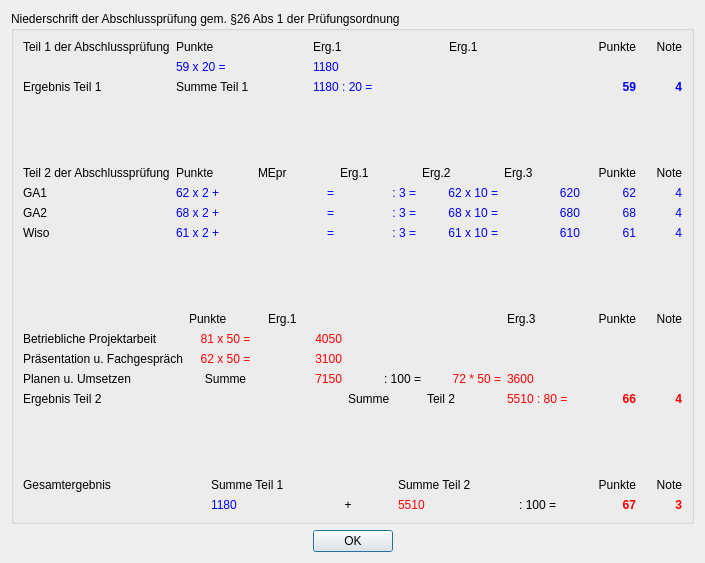
<?xml version="1.0" encoding="UTF-8"?>
<ui version="4.0">
 <class>Ihk</class>
 <widget class="QDialog" name="Ihk">
  <property name="geometry">
   <rect>
    <x>0</x>
    <y>0</y>
    <width>705</width>
    <height>563</height>
   </rect>
  </property>
  <property name="windowTitle">
   <string>IHK Seite</string>
  </property>
  <layout class="QVBoxLayout" name="verticalLayout_2">
   <item>
    <widget class="QGroupBox" name="groupBox">
     <property name="title">
      <string>Niederschrift der Abschlussprüfung gem. §26 Abs 1 der Prüfungsordnung</string>
     </property>
     <layout class="QVBoxLayout" name="verticalLayout">
      <item>
       <layout class="QGridLayout" name="gridLayout">
        <item row="3" column="2">
         <widget class="QLabel" name="label_l21">
          <property name="styleSheet">
           <string notr="true">QLabel { color : blue; }</string>
          </property>
          <property name="text">
           <string>1180 : 20 =</string>
          </property>
          <property name="alignment">
           <set>Qt::AlignLeading|Qt::AlignLeft|Qt::AlignVCenter</set>
          </property>
         </widget>
        </item>
        <item row="1" column="1">
         <widget class="QLabel" name="label_11">
          <property name="text">
           <string>Punkte</string>
          </property>
         </widget>
        </item>
        <item row="1" column="5">
         <widget class="QLabel" name="label_15">
          <property name="sizePolicy">
           <sizepolicy hsizetype="Preferred" vsizetype="Preferred">
            <horstretch>0</horstretch>
            <verstretch>0</verstretch>
           </sizepolicy>
          </property>
          <property name="minimumSize">
           <size>
            <width>40</width>
            <height>0</height>
           </size>
          </property>
          <property name="maximumSize">
           <size>
            <width>40</width>
            <height>16777215</height>
           </size>
          </property>
          <property name="text">
           <string>Note</string>
          </property>
          <property name="alignment">
           <set>Qt::AlignRight|Qt::AlignTrailing|Qt::AlignVCenter</set>
          </property>
         </widget>
        </item>
        <item row="3" column="5">
         <widget class="QLabel" name="label_l23">
          <property name="font">
           <font>
            <bold>true</bold>
           </font>
          </property>
          <property name="styleSheet">
           <string notr="true">QLabel { color : blue; }</string>
          </property>
          <property name="text">
           <string>4</string>
          </property>
          <property name="alignment">
           <set>Qt::AlignRight|Qt::AlignTrailing|Qt::AlignVCenter</set>
          </property>
         </widget>
        </item>
        <item row="1" column="0">
         <widget class="QLabel" name="label_7">
          <property name="font">
           <font>
            <bold>false</bold>
           </font>
          </property>
          <property name="text">
           <string>Teil 1 der Abschlussprüfung</string>
          </property>
         </widget>
        </item>
        <item row="1" column="4">
         <widget class="QLabel" name="label_14">
          <property name="sizePolicy">
           <sizepolicy hsizetype="Preferred" vsizetype="Preferred">
            <horstretch>0</horstretch>
            <verstretch>0</verstretch>
           </sizepolicy>
          </property>
          <property name="minimumSize">
           <size>
            <width>50</width>
            <height>0</height>
           </size>
          </property>
          <property name="maximumSize">
           <size>
            <width>50</width>
            <height>16777215</height>
           </size>
          </property>
          <property name="text">
           <string>Punkte</string>
          </property>
          <property name="alignment">
           <set>Qt::AlignRight|Qt::AlignTrailing|Qt::AlignVCenter</set>
          </property>
         </widget>
        </item>
        <item row="2" column="2">
         <widget class="QLabel" name="label_l12">
          <property name="styleSheet">
           <string notr="true">QLabel { color : blue; }</string>
          </property>
          <property name="text">
           <string>1180</string>
          </property>
         </widget>
        </item>
        <item row="1" column="2">
         <widget class="QLabel" name="label_12">
          <property name="text">
           <string>Erg.1</string>
          </property>
         </widget>
        </item>
        <item row="3" column="0">
         <widget class="QLabel" name="label">
          <property name="text">
           <string>Ergebnis Teil 1</string>
          </property>
         </widget>
        </item>
        <item row="3" column="1">
         <widget class="QLabel" name="label_18">
          <property name="text">
           <string>Summe Teil 1</string>
          </property>
         </widget>
        </item>
        <item row="3" column="4">
         <widget class="QLabel" name="label_l22">
          <property name="font">
           <font>
            <bold>true</bold>
           </font>
          </property>
          <property name="styleSheet">
           <string notr="true">QLabel { color : blue; }</string>
          </property>
          <property name="text">
           <string>59</string>
          </property>
          <property name="alignment">
           <set>Qt::AlignRight|Qt::AlignTrailing|Qt::AlignVCenter</set>
          </property>
         </widget>
        </item>
        <item row="1" column="3">
         <widget class="QLabel" name="label_13">
          <property name="text">
           <string>Erg.1</string>
          </property>
         </widget>
        </item>
        <item row="2" column="1">
         <widget class="QLabel" name="label_l11">
          <property name="styleSheet">
           <string notr="true">QLabel { color : blue; }</string>
          </property>
          <property name="text">
           <string>59 x 20 =</string>
          </property>
         </widget>
        </item>
       </layout>
      </item>
      <item>
       <spacer name="verticalSpacer">
        <property name="orientation">
         <enum>Qt::Vertical</enum>
        </property>
        <property name="sizeHint" stdset="0">
         <size>
          <width>20</width>
          <height>40</height>
         </size>
        </property>
       </spacer>
      </item>
      <item>
       <layout class="QGridLayout" name="gridLayout_2">
        <item row="1" column="6">
         <widget class="QLabel" name="label_25">
          <property name="minimumSize">
           <size>
            <width>50</width>
            <height>0</height>
           </size>
          </property>
          <property name="maximumSize">
           <size>
            <width>50</width>
            <height>16777215</height>
           </size>
          </property>
          <property name="text">
           <string>Punkte</string>
          </property>
          <property name="alignment">
           <set>Qt::AlignRight|Qt::AlignTrailing|Qt::AlignVCenter</set>
          </property>
         </widget>
        </item>
        <item row="1" column="0">
         <widget class="QLabel" name="label_27">
          <property name="font">
           <font>
            <bold>false</bold>
           </font>
          </property>
          <property name="text">
           <string>Teil 2 der Abschlussprüfung</string>
          </property>
         </widget>
        </item>
        <item row="2" column="1">
         <widget class="QLabel" name="label_l31">
          <property name="styleSheet">
           <string notr="true">QLabel { color : blue; }</string>
          </property>
          <property name="text">
           <string>62 x 2 +</string>
          </property>
         </widget>
        </item>
        <item row="3" column="6">
         <widget class="QLabel" name="label_31">
          <property name="styleSheet">
           <string notr="true">QLabel { color : blue; }</string>
          </property>
          <property name="text">
           <string>68</string>
          </property>
          <property name="alignment">
           <set>Qt::AlignRight|Qt::AlignTrailing|Qt::AlignVCenter</set>
          </property>
         </widget>
        </item>
        <item row="2" column="2">
         <widget class="QLabel" name="label_35">
          <property name="styleSheet">
           <string notr="true">QLabel { color : blue; }</string>
          </property>
          <property name="text">
           <string>=</string>
          </property>
          <property name="alignment">
           <set>Qt::AlignRight|Qt::AlignTrailing|Qt::AlignVCenter</set>
          </property>
         </widget>
        </item>
        <item row="1" column="4">
         <widget class="QLabel" name="label_23">
          <property name="text">
           <string>Erg.2</string>
          </property>
         </widget>
        </item>
        <item row="3" column="7">
         <widget class="QLabel" name="label_32">
          <property name="styleSheet">
           <string notr="true">QLabel { color : blue; }</string>
          </property>
          <property name="text">
           <string>4</string>
          </property>
          <property name="alignment">
           <set>Qt::AlignRight|Qt::AlignTrailing|Qt::AlignVCenter</set>
          </property>
         </widget>
        </item>
        <item row="2" column="3">
         <widget class="QLabel" name="label_21">
          <property name="styleSheet">
           <string notr="true">QLabel { color : blue; }</string>
          </property>
          <property name="text">
           <string> : 3 =</string>
          </property>
          <property name="alignment">
           <set>Qt::AlignRight|Qt::AlignTrailing|Qt::AlignVCenter</set>
          </property>
         </widget>
        </item>
        <item row="1" column="7">
         <widget class="QLabel" name="label_24">
          <property name="minimumSize">
           <size>
            <width>40</width>
            <height>0</height>
           </size>
          </property>
          <property name="maximumSize">
           <size>
            <width>40</width>
            <height>16777215</height>
           </size>
          </property>
          <property name="text">
           <string>Note</string>
          </property>
          <property name="alignment">
           <set>Qt::AlignRight|Qt::AlignTrailing|Qt::AlignVCenter</set>
          </property>
         </widget>
        </item>
        <item row="3" column="0">
         <widget class="QLabel" name="label_33">
          <property name="text">
           <string>GA2</string>
          </property>
         </widget>
        </item>
        <item row="1" column="5">
         <widget class="QLabel" name="label_34">
          <property name="text">
           <string>Erg.3</string>
          </property>
         </widget>
        </item>
        <item row="1" column="3">
         <widget class="QLabel" name="label_22">
          <property name="text">
           <string>Erg.1</string>
          </property>
         </widget>
        </item>
        <item row="2" column="0">
         <widget class="QLabel" name="label_36">
          <property name="text">
           <string>GA1</string>
          </property>
         </widget>
        </item>
        <item row="1" column="1">
         <widget class="QLabel" name="label_28">
          <property name="text">
           <string>Punkte</string>
          </property>
         </widget>
        </item>
        <item row="1" column="2">
         <widget class="QLabel" name="label_6">
          <property name="text">
           <string>MEpr</string>
          </property>
         </widget>
        </item>
        <item row="4" column="0">
         <widget class="QLabel" name="label_37">
          <property name="text">
           <string>Wiso</string>
          </property>
         </widget>
        </item>
        <item row="3" column="1">
         <widget class="QLabel" name="label_l41">
          <property name="styleSheet">
           <string notr="true">QLabel { color : blue; }</string>
          </property>
          <property name="text">
           <string>68 x 2 +</string>
          </property>
         </widget>
        </item>
        <item row="4" column="1">
         <widget class="QLabel" name="label_l51">
          <property name="styleSheet">
           <string notr="true">QLabel { color : blue; }</string>
          </property>
          <property name="text">
           <string>61 x 2 +</string>
          </property>
         </widget>
        </item>
        <item row="3" column="3">
         <widget class="QLabel" name="label_30">
          <property name="styleSheet">
           <string notr="true">QLabel { color : blue; }</string>
          </property>
          <property name="text">
           <string> : 3 =</string>
          </property>
          <property name="alignment">
           <set>Qt::AlignRight|Qt::AlignTrailing|Qt::AlignVCenter</set>
          </property>
         </widget>
        </item>
        <item row="4" column="3">
         <widget class="QLabel" name="label_39">
          <property name="styleSheet">
           <string notr="true">QLabel { color : blue; }</string>
          </property>
          <property name="text">
           <string> : 3 =</string>
          </property>
          <property name="alignment">
           <set>Qt::AlignRight|Qt::AlignTrailing|Qt::AlignVCenter</set>
          </property>
         </widget>
        </item>
        <item row="3" column="2">
         <widget class="QLabel" name="label_40">
          <property name="styleSheet">
           <string notr="true">QLabel { color : blue; }</string>
          </property>
          <property name="text">
           <string>=</string>
          </property>
          <property name="alignment">
           <set>Qt::AlignRight|Qt::AlignTrailing|Qt::AlignVCenter</set>
          </property>
         </widget>
        </item>
        <item row="4" column="2">
         <widget class="QLabel" name="label_41">
          <property name="styleSheet">
           <string notr="true">QLabel { color : blue; }</string>
          </property>
          <property name="text">
           <string>=</string>
          </property>
          <property name="alignment">
           <set>Qt::AlignRight|Qt::AlignTrailing|Qt::AlignVCenter</set>
          </property>
         </widget>
        </item>
        <item row="2" column="4">
         <widget class="QLabel" name="label_42">
          <property name="styleSheet">
           <string notr="true">QLabel { color : blue; }</string>
          </property>
          <property name="text">
           <string> 62 x 10 =</string>
          </property>
          <property name="alignment">
           <set>Qt::AlignRight|Qt::AlignTrailing|Qt::AlignVCenter</set>
          </property>
         </widget>
        </item>
        <item row="3" column="4">
         <widget class="QLabel" name="label_43">
          <property name="styleSheet">
           <string notr="true">QLabel { color : blue; }</string>
          </property>
          <property name="text">
           <string>68 x 10 =</string>
          </property>
          <property name="alignment">
           <set>Qt::AlignRight|Qt::AlignTrailing|Qt::AlignVCenter</set>
          </property>
         </widget>
        </item>
        <item row="4" column="4">
         <widget class="QLabel" name="label_44">
          <property name="styleSheet">
           <string notr="true">QLabel { color : blue; }</string>
          </property>
          <property name="text">
           <string>61 x 10 =</string>
          </property>
          <property name="alignment">
           <set>Qt::AlignRight|Qt::AlignTrailing|Qt::AlignVCenter</set>
          </property>
         </widget>
        </item>
        <item row="2" column="5">
         <widget class="QLabel" name="label_45">
          <property name="styleSheet">
           <string notr="true">QLabel { color : blue; }</string>
          </property>
          <property name="text">
           <string>620</string>
          </property>
          <property name="alignment">
           <set>Qt::AlignRight|Qt::AlignTrailing|Qt::AlignVCenter</set>
          </property>
         </widget>
        </item>
        <item row="3" column="5">
         <widget class="QLabel" name="label_46">
          <property name="styleSheet">
           <string notr="true">QLabel { color : blue; }</string>
          </property>
          <property name="text">
           <string>680</string>
          </property>
          <property name="alignment">
           <set>Qt::AlignRight|Qt::AlignTrailing|Qt::AlignVCenter</set>
          </property>
         </widget>
        </item>
        <item row="4" column="5">
         <widget class="QLabel" name="label_47">
          <property name="styleSheet">
           <string notr="true">QLabel { color : blue; }</string>
          </property>
          <property name="text">
           <string>610</string>
          </property>
          <property name="alignment">
           <set>Qt::AlignRight|Qt::AlignTrailing|Qt::AlignVCenter</set>
          </property>
         </widget>
        </item>
        <item row="2" column="6">
         <widget class="QLabel" name="label_48">
          <property name="styleSheet">
           <string notr="true">QLabel { color : blue; }</string>
          </property>
          <property name="text">
           <string>62</string>
          </property>
          <property name="alignment">
           <set>Qt::AlignRight|Qt::AlignTrailing|Qt::AlignVCenter</set>
          </property>
         </widget>
        </item>
        <item row="4" column="6">
         <widget class="QLabel" name="label_49">
          <property name="styleSheet">
           <string notr="true">QLabel { color : blue; }</string>
          </property>
          <property name="text">
           <string>61</string>
          </property>
          <property name="alignment">
           <set>Qt::AlignRight|Qt::AlignTrailing|Qt::AlignVCenter</set>
          </property>
         </widget>
        </item>
        <item row="2" column="7">
         <widget class="QLabel" name="label_50">
          <property name="styleSheet">
           <string notr="true">QLabel { color : blue; }</string>
          </property>
          <property name="text">
           <string>4</string>
          </property>
          <property name="alignment">
           <set>Qt::AlignRight|Qt::AlignTrailing|Qt::AlignVCenter</set>
          </property>
         </widget>
        </item>
        <item row="4" column="7">
         <widget class="QLabel" name="label_51">
          <property name="styleSheet">
           <string notr="true">QLabel { color : blue; }</string>
          </property>
          <property name="text">
           <string>4</string>
          </property>
          <property name="alignment">
           <set>Qt::AlignRight|Qt::AlignTrailing|Qt::AlignVCenter</set>
          </property>
         </widget>
        </item>
       </layout>
      </item>
      <item>
       <spacer name="verticalSpacer_2">
        <property name="orientation">
         <enum>Qt::Vertical</enum>
        </property>
        <property name="sizeHint" stdset="0">
         <size>
          <width>20</width>
          <height>40</height>
         </size>
        </property>
       </spacer>
      </item>
      <item>
       <layout class="QGridLayout" name="gridLayout_3">
        <item row="4" column="5">
         <widget class="QLabel" name="label_8">
          <property name="styleSheet">
           <string notr="true">QLabel { color : red; }</string>
          </property>
          <property name="text">
           <string>3600</string>
          </property>
         </widget>
        </item>
        <item row="2" column="2">
         <widget class="QLabel" name="label_59">
          <property name="styleSheet">
           <string notr="true">QLabel { color : red; }</string>
          </property>
          <property name="text">
           <string>4050</string>
          </property>
          <property name="alignment">
           <set>Qt::AlignRight|Qt::AlignTrailing|Qt::AlignVCenter</set>
          </property>
         </widget>
        </item>
        <item row="3" column="3">
         <widget class="QLabel" name="label_74">
          <property name="text">
           <string/>
          </property>
          <property name="alignment">
           <set>Qt::AlignRight|Qt::AlignTrailing|Qt::AlignVCenter</set>
          </property>
         </widget>
        </item>
        <item row="1" column="6">
         <widget class="QLabel" name="label_52">
          <property name="minimumSize">
           <size>
            <width>50</width>
            <height>0</height>
           </size>
          </property>
          <property name="maximumSize">
           <size>
            <width>50</width>
            <height>16777215</height>
           </size>
          </property>
          <property name="text">
           <string>Punkte</string>
          </property>
          <property name="alignment">
           <set>Qt::AlignRight|Qt::AlignTrailing|Qt::AlignVCenter</set>
          </property>
         </widget>
        </item>
        <item row="5" column="3">
         <widget class="QLabel" name="label_3">
          <property name="text">
           <string>Summe</string>
          </property>
         </widget>
        </item>
        <item row="5" column="4">
         <widget class="QLabel" name="label_4">
          <property name="text">
           <string>Teil 2</string>
          </property>
         </widget>
        </item>
        <item row="3" column="4">
         <widget class="QLabel" name="label_77">
          <property name="text">
           <string/>
          </property>
          <property name="alignment">
           <set>Qt::AlignRight|Qt::AlignTrailing|Qt::AlignVCenter</set>
          </property>
         </widget>
        </item>
        <item row="4" column="4">
         <widget class="QLabel" name="label_78">
          <property name="styleSheet">
           <string notr="true">QLabel { color : red; }</string>
          </property>
          <property name="text">
           <string>72 * 50 =</string>
          </property>
          <property name="alignment">
           <set>Qt::AlignRight|Qt::AlignTrailing|Qt::AlignVCenter</set>
          </property>
         </widget>
        </item>
        <item row="3" column="2">
         <widget class="QLabel" name="label_69">
          <property name="styleSheet">
           <string notr="true">QLabel { color : red; }</string>
          </property>
          <property name="text">
           <string>3100</string>
          </property>
          <property name="alignment">
           <set>Qt::AlignRight|Qt::AlignTrailing|Qt::AlignVCenter</set>
          </property>
         </widget>
        </item>
        <item row="1" column="1">
         <widget class="QLabel" name="label_65">
          <property name="text">
           <string>Punkte</string>
          </property>
         </widget>
        </item>
        <item row="2" column="1">
         <widget class="QLabel" name="label_54">
          <property name="styleSheet">
           <string notr="true">QLabel { color : red; }</string>
          </property>
          <property name="text">
           <string>81 x 50 =</string>
          </property>
          <property name="alignment">
           <set>Qt::AlignCenter</set>
          </property>
         </widget>
        </item>
        <item row="1" column="4">
         <widget class="QLabel" name="label_62">
          <property name="text">
           <string/>
          </property>
         </widget>
        </item>
        <item row="3" column="7">
         <widget class="QLabel" name="label_58">
          <property name="text">
           <string/>
          </property>
          <property name="alignment">
           <set>Qt::AlignRight|Qt::AlignTrailing|Qt::AlignVCenter</set>
          </property>
         </widget>
        </item>
        <item row="2" column="0">
         <widget class="QLabel" name="label_53">
          <property name="font">
           <font>
            <bold>false</bold>
           </font>
          </property>
          <property name="text">
           <string>Betriebliche Projektarbeit</string>
          </property>
         </widget>
        </item>
        <item row="4" column="7">
         <widget class="QLabel" name="label_82">
          <property name="text">
           <string/>
          </property>
          <property name="alignment">
           <set>Qt::AlignRight|Qt::AlignTrailing|Qt::AlignVCenter</set>
          </property>
         </widget>
        </item>
        <item row="4" column="1">
         <widget class="QLabel" name="label_68">
          <property name="text">
           <string>Summe</string>
          </property>
          <property name="alignment">
           <set>Qt::AlignCenter</set>
          </property>
         </widget>
        </item>
        <item row="1" column="5">
         <widget class="QLabel" name="label_5">
          <property name="text">
           <string>Erg.3</string>
          </property>
         </widget>
        </item>
        <item row="1" column="2">
         <widget class="QLabel" name="label_63">
          <property name="text">
           <string>Erg.1</string>
          </property>
         </widget>
        </item>
        <item row="3" column="0">
         <widget class="QLabel" name="label_64">
          <property name="text">
           <string>Präsentation u. Fachgespräch</string>
          </property>
         </widget>
        </item>
        <item row="4" column="2">
         <widget class="QLabel" name="label_70">
          <property name="styleSheet">
           <string notr="true">QLabel { color : red; }</string>
          </property>
          <property name="text">
           <string>7150</string>
          </property>
          <property name="alignment">
           <set>Qt::AlignRight|Qt::AlignTrailing|Qt::AlignVCenter</set>
          </property>
         </widget>
        </item>
        <item row="2" column="6">
         <widget class="QLabel" name="label_79">
          <property name="text">
           <string/>
          </property>
          <property name="alignment">
           <set>Qt::AlignRight|Qt::AlignTrailing|Qt::AlignVCenter</set>
          </property>
         </widget>
        </item>
        <item row="5" column="7">
         <widget class="QLabel" name="label_56">
          <property name="font">
           <font>
            <bold>true</bold>
           </font>
          </property>
          <property name="styleSheet">
           <string notr="true">QLabel { color : red; }</string>
          </property>
          <property name="text">
           <string>4</string>
          </property>
          <property name="alignment">
           <set>Qt::AlignRight|Qt::AlignTrailing|Qt::AlignVCenter</set>
          </property>
         </widget>
        </item>
        <item row="3" column="6">
         <widget class="QLabel" name="label_55">
          <property name="text">
           <string/>
          </property>
          <property name="alignment">
           <set>Qt::AlignRight|Qt::AlignTrailing|Qt::AlignVCenter</set>
          </property>
         </widget>
        </item>
        <item row="1" column="7">
         <widget class="QLabel" name="label_60">
          <property name="minimumSize">
           <size>
            <width>40</width>
            <height>0</height>
           </size>
          </property>
          <property name="maximumSize">
           <size>
            <width>40</width>
            <height>16777215</height>
           </size>
          </property>
          <property name="text">
           <string>Note</string>
          </property>
          <property name="alignment">
           <set>Qt::AlignRight|Qt::AlignTrailing|Qt::AlignVCenter</set>
          </property>
         </widget>
        </item>
        <item row="4" column="6">
         <widget class="QLabel" name="label_80">
          <property name="text">
           <string/>
          </property>
          <property name="alignment">
           <set>Qt::AlignRight|Qt::AlignTrailing|Qt::AlignVCenter</set>
          </property>
         </widget>
        </item>
        <item row="2" column="7">
         <widget class="QLabel" name="label_81">
          <property name="text">
           <string/>
          </property>
          <property name="alignment">
           <set>Qt::AlignRight|Qt::AlignTrailing|Qt::AlignVCenter</set>
          </property>
         </widget>
        </item>
        <item row="5" column="0">
         <widget class="QLabel" name="label_71">
          <property name="text">
           <string>Ergebnis Teil 2</string>
          </property>
         </widget>
        </item>
        <item row="4" column="0">
         <widget class="QLabel" name="label_66">
          <property name="text">
           <string>Planen u. Umsetzen</string>
          </property>
         </widget>
        </item>
        <item row="1" column="3">
         <widget class="QLabel" name="label_57">
          <property name="text">
           <string/>
          </property>
         </widget>
        </item>
        <item row="3" column="1">
         <widget class="QLabel" name="label_67">
          <property name="styleSheet">
           <string notr="true">QLabel { color : red; }</string>
          </property>
          <property name="text">
           <string>62 x 50 =</string>
          </property>
          <property name="alignment">
           <set>Qt::AlignCenter</set>
          </property>
         </widget>
        </item>
        <item row="2" column="3">
         <widget class="QLabel" name="label_73">
          <property name="text">
           <string/>
          </property>
          <property name="alignment">
           <set>Qt::AlignRight|Qt::AlignTrailing|Qt::AlignVCenter</set>
          </property>
         </widget>
        </item>
        <item row="4" column="3">
         <widget class="QLabel" name="label_75">
          <property name="text">
           <string>: 100 =</string>
          </property>
          <property name="alignment">
           <set>Qt::AlignRight|Qt::AlignTrailing|Qt::AlignVCenter</set>
          </property>
         </widget>
        </item>
        <item row="2" column="4">
         <widget class="QLabel" name="label_76">
          <property name="text">
           <string/>
          </property>
          <property name="alignment">
           <set>Qt::AlignRight|Qt::AlignTrailing|Qt::AlignVCenter</set>
          </property>
         </widget>
        </item>
        <item row="5" column="5">
         <widget class="QLabel" name="label_9">
          <property name="styleSheet">
           <string notr="true">QLabel { color : red; }</string>
          </property>
          <property name="text">
           <string>5510 : 80 =</string>
          </property>
         </widget>
        </item>
        <item row="5" column="6">
         <widget class="QLabel" name="label_10">
          <property name="font">
           <font>
            <bold>true</bold>
           </font>
          </property>
          <property name="styleSheet">
           <string notr="true">QLabel { color : red; }</string>
          </property>
          <property name="text">
           <string>66</string>
          </property>
          <property name="alignment">
           <set>Qt::AlignRight|Qt::AlignTrailing|Qt::AlignVCenter</set>
          </property>
         </widget>
        </item>
       </layout>
      </item>
      <item>
       <spacer name="verticalSpacer_3">
        <property name="orientation">
         <enum>Qt::Vertical</enum>
        </property>
        <property name="sizeHint" stdset="0">
         <size>
          <width>20</width>
          <height>40</height>
         </size>
        </property>
       </spacer>
      </item>
      <item>
       <layout class="QGridLayout" name="gridLayout_5">
        <item row="1" column="3">
         <widget class="QLabel" name="label_125">
          <property name="text">
           <string/>
          </property>
          <property name="alignment">
           <set>Qt::AlignCenter</set>
          </property>
         </widget>
        </item>
        <item row="5" column="4">
         <widget class="QLabel" name="label_118">
          <property name="styleSheet">
           <string notr="true">QLabel { color : red; }</string>
          </property>
          <property name="text">
           <string>5510</string>
          </property>
         </widget>
        </item>
        <item row="1" column="6">
         <widget class="QLabel" name="label_123">
          <property name="minimumSize">
           <size>
            <width>50</width>
            <height>0</height>
           </size>
          </property>
          <property name="maximumSize">
           <size>
            <width>50</width>
            <height>16777215</height>
           </size>
          </property>
          <property name="text">
           <string>Punkte</string>
          </property>
          <property name="alignment">
           <set>Qt::AlignRight|Qt::AlignTrailing|Qt::AlignVCenter</set>
          </property>
         </widget>
        </item>
        <item row="1" column="0">
         <widget class="QLabel" name="label_128">
          <property name="font">
           <font>
            <bold>false</bold>
           </font>
          </property>
          <property name="text">
           <string>Gesamtergebnis</string>
          </property>
         </widget>
        </item>
        <item row="1" column="1">
         <widget class="QLabel" name="label_119">
          <property name="text">
           <string/>
          </property>
         </widget>
        </item>
        <item row="5" column="5">
         <widget class="QLabel" name="label_126">
          <property name="text">
           <string> : 100 =</string>
          </property>
          <property name="alignment">
           <set>Qt::AlignCenter</set>
          </property>
         </widget>
        </item>
        <item row="5" column="6">
         <widget class="QLabel" name="label_117">
          <property name="font">
           <font>
            <bold>true</bold>
           </font>
          </property>
          <property name="styleSheet">
           <string notr="true">QLabel { color : red; }</string>
          </property>
          <property name="text">
           <string>67</string>
          </property>
          <property name="alignment">
           <set>Qt::AlignRight|Qt::AlignTrailing|Qt::AlignVCenter</set>
          </property>
         </widget>
        </item>
        <item row="5" column="7">
         <widget class="QLabel" name="label_121">
          <property name="font">
           <font>
            <bold>true</bold>
           </font>
          </property>
          <property name="styleSheet">
           <string notr="true">QLabel { color : red; }</string>
          </property>
          <property name="text">
           <string>3</string>
          </property>
          <property name="alignment">
           <set>Qt::AlignRight|Qt::AlignTrailing|Qt::AlignVCenter</set>
          </property>
         </widget>
        </item>
        <item row="1" column="4">
         <widget class="QLabel" name="label_124">
          <property name="text">
           <string>Summe Teil 2</string>
          </property>
         </widget>
        </item>
        <item row="1" column="2">
         <widget class="QLabel" name="label_130">
          <property name="text">
           <string>Summe Teil 1</string>
          </property>
         </widget>
        </item>
        <item row="1" column="7">
         <widget class="QLabel" name="label_122">
          <property name="minimumSize">
           <size>
            <width>40</width>
            <height>0</height>
           </size>
          </property>
          <property name="maximumSize">
           <size>
            <width>40</width>
            <height>16777215</height>
           </size>
          </property>
          <property name="text">
           <string>Note</string>
          </property>
          <property name="alignment">
           <set>Qt::AlignRight|Qt::AlignTrailing|Qt::AlignVCenter</set>
          </property>
         </widget>
        </item>
        <item row="5" column="2">
         <widget class="QLabel" name="label_l101">
          <property name="styleSheet">
           <string notr="true">QLabel { color : blue; }</string>
          </property>
          <property name="text">
           <string>1180</string>
          </property>
         </widget>
        </item>
        <item row="5" column="3">
         <widget class="QLabel" name="label_129">
          <property name="text">
           <string>+</string>
          </property>
          <property name="alignment">
           <set>Qt::AlignCenter</set>
          </property>
         </widget>
        </item>
        <item row="1" column="5">
         <widget class="QLabel" name="label_127">
          <property name="text">
           <string/>
          </property>
          <property name="alignment">
           <set>Qt::AlignCenter</set>
          </property>
         </widget>
        </item>
       </layout>
      </item>
     </layout>
    </widget>
   </item>
   <item>
    <widget class="QDialogButtonBox" name="buttonBox">
     <property name="orientation">
      <enum>Qt::Horizontal</enum>
     </property>
     <property name="standardButtons">
      <set>QDialogButtonBox::Ok</set>
     </property>
     <property name="centerButtons">
      <bool>true</bool>
     </property>
    </widget>
   </item>
  </layout>
 </widget>
 <resources/>
 <connections>
  <connection>
   <sender>buttonBox</sender>
   <signal>accepted()</signal>
   <receiver>Ihk</receiver>
   <slot>accept()</slot>
   <hints>
    <hint type="sourcelabel">
     <x>248</x>
     <y>254</y>
    </hint>
    <hint type="destinationlabel">
     <x>157</x>
     <y>274</y>
    </hint>
   </hints>
  </connection>
  <connection>
   <sender>buttonBox</sender>
   <signal>rejected()</signal>
   <receiver>Ihk</receiver>
   <slot>reject()</slot>
   <hints>
    <hint type="sourcelabel">
     <x>316</x>
     <y>260</y>
    </hint>
    <hint type="destinationlabel">
     <x>286</x>
     <y>274</y>
    </hint>
   </hints>
  </connection>
 </connections>
</ui>
